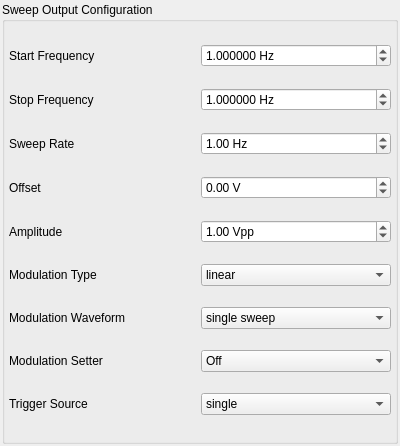
<?xml version="1.0" encoding="UTF-8"?>
<ui version="4.0">
 <class>DS345Settings</class>
 <widget class="QWidget" name="DS345Settings">
  <property name="geometry">
   <rect>
    <x>0</x>
    <y>0</y>
    <width>400</width>
    <height>446</height>
   </rect>
  </property>
  <property name="minimumSize">
   <size>
    <width>253</width>
    <height>0</height>
   </size>
  </property>
  <property name="windowTitle">
   <string>DS345</string>
  </property>
  <property name="statusTip">
   <string>DS345: Controls</string>
  </property>
  <layout class="QVBoxLayout" name="verticalLayout">
   <property name="spacing">
    <number>1</number>
   </property>
   <property name="margin">
    <number>2</number>
   </property>
   <item>
    <widget class="QGroupBox" name="groupOutput">
     <property name="font">
      <font>
       <weight>50</weight>
       <bold>false</bold>
      </font>
     </property>
     <property name="title">
      <string>Sweep Output Configuration</string>
     </property>
     <layout class="QGridLayout" name="gridLayout">
      <property name="leftMargin">
       <number>4</number>
      </property>
      <property name="topMargin">
       <number>2</number>
      </property>
      <property name="rightMargin">
       <number>4</number>
      </property>
      <property name="bottomMargin">
       <number>2</number>
      </property>
      <property name="horizontalSpacing">
       <number>2</number>
      </property>
      <property name="verticalSpacing">
       <number>1</number>
      </property>
      <item row="4" column="1">
       <widget class="QLabel" name="labelOffset">
        <property name="text">
         <string>Offset</string>
        </property>
        <property name="buddy">
         <cstring>offset</cstring>
        </property>
       </widget>
      </item>
      <item row="6" column="1">
       <widget class="QLabel" name="labelModType">
        <property name="text">
         <string>Modulation Type</string>
        </property>
       </widget>
      </item>
      <item row="7" column="1">
       <widget class="QLabel" name="labelModWaveform">
        <property name="text">
         <string>Modulation Waveform</string>
        </property>
        <property name="buddy">
         <cstring>modwaveform</cstring>
        </property>
       </widget>
      </item>
      <item row="7" column="4">
       <widget class="QComboBox" name="modwaveform">
        <property name="sizePolicy">
         <sizepolicy hsizetype="MinimumExpanding" vsizetype="Fixed">
          <horstretch>0</horstretch>
          <verstretch>0</verstretch>
         </sizepolicy>
        </property>
        <property name="statusTip">
         <string>DS345: Mod Waveform</string>
        </property>
        <item>
         <property name="text">
          <string>single sweep</string>
         </property>
        </item>
        <item>
         <property name="text">
          <string>ramp</string>
         </property>
        </item>
        <item>
         <property name="text">
          <string>triangle</string>
         </property>
        </item>
        <item>
         <property name="text">
          <string>sine</string>
         </property>
        </item>
        <item>
         <property name="text">
          <string>square</string>
         </property>
        </item>
        <item>
         <property name="text">
          <string>arbitrary</string>
         </property>
        </item>
        <item>
         <property name="text">
          <string>none</string>
         </property>
        </item>
       </widget>
      </item>
      <item row="8" column="4">
       <widget class="QComboBox" name="modOnOff">
        <property name="sizePolicy">
         <sizepolicy hsizetype="MinimumExpanding" vsizetype="Fixed">
          <horstretch>0</horstretch>
          <verstretch>0</verstretch>
         </sizepolicy>
        </property>
        <property name="statusTip">
         <string>DS345: ModOnOff</string>
        </property>
        <item>
         <property name="text">
          <string>Off</string>
         </property>
        </item>
        <item>
         <property name="text">
          <string>On</string>
         </property>
        </item>
       </widget>
      </item>
      <item row="8" column="1">
       <widget class="QLabel" name="labelModSetter">
        <property name="text">
         <string>Modulation Setter</string>
        </property>
       </widget>
      </item>
      <item row="2" column="1">
       <widget class="QLabel" name="labelStopFrequency">
        <property name="text">
         <string>Stop Frequency</string>
        </property>
       </widget>
      </item>
      <item row="0" column="4">
       <widget class="QDoubleSpinBox" name="startfrequency">
        <property name="sizePolicy">
         <sizepolicy hsizetype="MinimumExpanding" vsizetype="Fixed">
          <horstretch>0</horstretch>
          <verstretch>0</verstretch>
         </sizepolicy>
        </property>
        <property name="statusTip">
         <string>DS345: Start Frequency [Hz]</string>
        </property>
        <property name="suffix">
         <string> Hz</string>
        </property>
        <property name="decimals">
         <number>6</number>
        </property>
        <property name="minimum">
         <double>0.000010000000000</double>
        </property>
        <property name="maximum">
         <double>1000000.000000000000000</double>
        </property>
        <property name="value">
         <double>1.000000000000000</double>
        </property>
       </widget>
      </item>
      <item row="0" column="1">
       <widget class="QLabel" name="labelStartFrequency">
        <property name="text">
         <string>Start Frequency</string>
        </property>
       </widget>
      </item>
      <item row="3" column="4">
       <widget class="QDoubleSpinBox" name="modrate">
        <property name="sizePolicy">
         <sizepolicy hsizetype="MinimumExpanding" vsizetype="Fixed">
          <horstretch>0</horstretch>
          <verstretch>0</verstretch>
         </sizepolicy>
        </property>
        <property name="statusTip">
         <string>DS345: Mod Rate</string>
        </property>
        <property name="suffix">
         <string> Hz</string>
        </property>
        <property name="decimals">
         <number>2</number>
        </property>
        <property name="minimum">
         <double>0.000000000000000</double>
        </property>
        <property name="maximum">
         <double>10000.000000000000000</double>
        </property>
        <property name="singleStep">
         <double>1.000000000000000</double>
        </property>
        <property name="value">
         <double>1.000000000000000</double>
        </property>
       </widget>
      </item>
      <item row="6" column="4">
       <widget class="QComboBox" name="modtype">
        <property name="sizePolicy">
         <sizepolicy hsizetype="MinimumExpanding" vsizetype="Fixed">
          <horstretch>0</horstretch>
          <verstretch>0</verstretch>
         </sizepolicy>
        </property>
        <property name="statusTip">
         <string>DS345: Mod Type</string>
        </property>
        <property name="currentIndex">
         <number>0</number>
        </property>
        <item>
         <property name="text">
          <string>linear </string>
         </property>
        </item>
        <item>
         <property name="text">
          <string>log</string>
         </property>
        </item>
        <item>
         <property name="text">
          <string>AM</string>
         </property>
        </item>
        <item>
         <property name="text">
          <string>FM</string>
         </property>
        </item>
        <item>
         <property name="text">
          <string>PM</string>
         </property>
        </item>
        <item>
         <property name="text">
          <string>burst</string>
         </property>
        </item>
       </widget>
      </item>
      <item row="3" column="1">
       <widget class="QLabel" name="labelSweepRate">
        <property name="text">
         <string>Sweep Rate</string>
        </property>
        <property name="buddy">
         <cstring>modrate</cstring>
        </property>
       </widget>
      </item>
      <item row="2" column="4">
       <widget class="QDoubleSpinBox" name="stopfrequency">
        <property name="sizePolicy">
         <sizepolicy hsizetype="MinimumExpanding" vsizetype="Fixed">
          <horstretch>0</horstretch>
          <verstretch>0</verstretch>
         </sizepolicy>
        </property>
        <property name="statusTip">
         <string>DS345: Stop Frequency [Hz]</string>
        </property>
        <property name="suffix">
         <string> Hz</string>
        </property>
        <property name="decimals">
         <number>6</number>
        </property>
        <property name="minimum">
         <double>0.000010000000000</double>
        </property>
        <property name="maximum">
         <double>1000000.000000000000000</double>
        </property>
        <property name="value">
         <double>1.000000000000000</double>
        </property>
       </widget>
      </item>
      <item row="4" column="4">
       <widget class="QDoubleSpinBox" name="offset">
        <property name="sizePolicy">
         <sizepolicy hsizetype="MinimumExpanding" vsizetype="Fixed">
          <horstretch>0</horstretch>
          <verstretch>0</verstretch>
         </sizepolicy>
        </property>
        <property name="statusTip">
         <string>DS345: Offset</string>
        </property>
        <property name="suffix">
         <string> V</string>
        </property>
        <property name="minimum">
         <double>-5.000000000000000</double>
        </property>
        <property name="maximum">
         <double>5.000000000000000</double>
        </property>
        <property name="singleStep">
         <double>0.100000000000000</double>
        </property>
       </widget>
      </item>
      <item row="5" column="4">
       <widget class="QDoubleSpinBox" name="amplitude">
        <property name="sizePolicy">
         <sizepolicy hsizetype="MinimumExpanding" vsizetype="Fixed">
          <horstretch>0</horstretch>
          <verstretch>0</verstretch>
         </sizepolicy>
        </property>
        <property name="statusTip">
         <string>DS345: Amplitude</string>
        </property>
        <property name="suffix">
         <string> Vpp</string>
        </property>
        <property name="maximum">
         <double>5.000000000000000</double>
        </property>
        <property name="singleStep">
         <double>0.100000000000000</double>
        </property>
        <property name="value">
         <double>1.000000000000000</double>
        </property>
       </widget>
      </item>
      <item row="5" column="1">
       <widget class="QLabel" name="labelAmplitude">
        <property name="sizePolicy">
         <sizepolicy hsizetype="Preferred" vsizetype="Preferred">
          <horstretch>0</horstretch>
          <verstretch>0</verstretch>
         </sizepolicy>
        </property>
        <property name="text">
         <string>Amplitude</string>
        </property>
       </widget>
      </item>
      <item row="9" column="4">
       <widget class="QComboBox" name="triggersource">
        <property name="sizePolicy">
         <sizepolicy hsizetype="MinimumExpanding" vsizetype="Fixed">
          <horstretch>0</horstretch>
          <verstretch>0</verstretch>
         </sizepolicy>
        </property>
        <property name="statusTip">
         <string>DS345: triggersource</string>
        </property>
        <item>
         <property name="text">
          <string>single</string>
         </property>
        </item>
        <item>
         <property name="text">
          <string>internal</string>
         </property>
        </item>
        <item>
         <property name="text">
          <string>+ Ext</string>
         </property>
        </item>
        <item>
         <property name="text">
          <string>- Ext</string>
         </property>
        </item>
        <item>
         <property name="text">
          <string>line</string>
         </property>
        </item>
       </widget>
      </item>
      <item row="9" column="1">
       <widget class="QLabel" name="label">
        <property name="sizePolicy">
         <sizepolicy hsizetype="MinimumExpanding" vsizetype="Preferred">
          <horstretch>0</horstretch>
          <verstretch>0</verstretch>
         </sizepolicy>
        </property>
        <property name="text">
         <string>Trigger Source</string>
        </property>
       </widget>
      </item>
     </layout>
    </widget>
   </item>
  </layout>
 </widget>
 <resources/>
 <connections/>
</ui>
